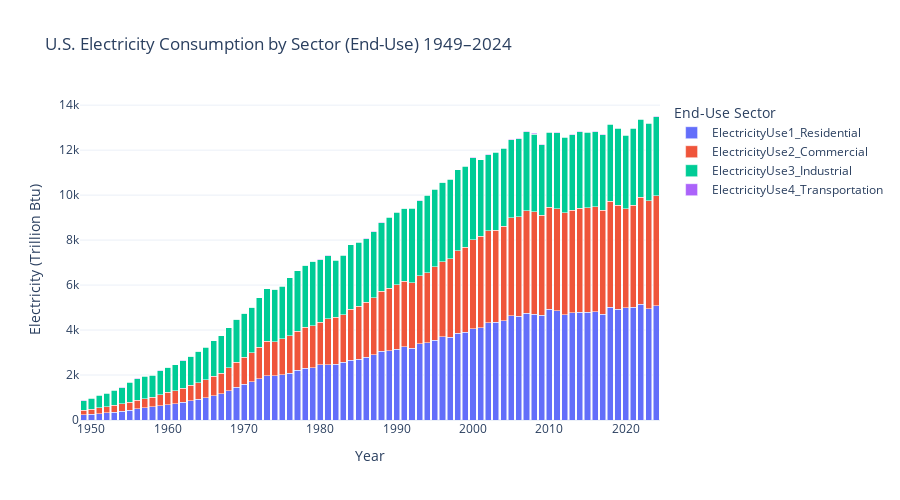

The cell this chart's notebook holds for it:
### Code cell
# Total electricity consumption by sector (end-use) 1949-2024
df_sectors_elec = df1_energy[[
    "Year",
    "ElectricityUse1_Residential",
    "ElectricityUse2_Commercial",
    "ElectricityUse3_Industrial",
    "ElectricityUse4_Transportation"
]]

# Melt for plotting
df_sectors_melt = df_sectors_elec.melt(id_vars="Year", 
                                  var_name="End-Use Sector", 
                                  value_name="Electricity (Trillion Btu)")
fig3 = px.bar(
    df_sectors_melt,
    x="Year",
    y="Electricity (Trillion Btu)",
    color="End-Use Sector",
    title="U.S. Electricity Consumption by Sector (End-Use) 1949–2024",
    barmode="stack"
)

fig3.update_layout(
    template="plotly_white",
    width=900,
    height=500
)

fig3.show()
